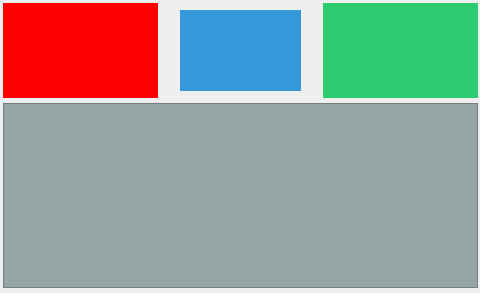
<?xml version="1.0" encoding="UTF-8"?>
<ui version="4.0">
 <class>MainWindow</class>
 <widget class="QMainWindow" name="MainWindow">
  <property name="windowModality">
   <enum>Qt::NonModal</enum>
  </property>
  <property name="enabled">
   <bool>true</bool>
  </property>
  <property name="geometry">
   <rect>
    <x>0</x>
    <y>0</y>
    <width>480</width>
    <height>293</height>
   </rect>
  </property>
  <property name="contextMenuPolicy">
   <enum>Qt::NoContextMenu</enum>
  </property>
  <property name="windowTitle">
   <string>MainWindow</string>
  </property>
  <property name="styleSheet">
   <string notr="true">QMainWindow{
border: none;
}
QPushButton {
color: white;
background-color: #2ecc71;
border-width: 1px;
margin: 3px;
border-color: #2ecc71;
border-style: solid;
padding: 3px;
font-size: 22px;
padding-left: 5px;
padding-right: 5px;
}

#ExitButton {
margin: 0px;
background-color: none;
border-color: none;
}

#BackButton {
margin: 3px;
background-color: red;
border-color: red;
}

#frame {
margin: 3px;
background-color: #95a5a6;
border-color: #95a5a6;
}

#frame_2{
background-color: #3498db;
border-color: #3498db;
border: none;
}

#frame_3{
margin: 3px;
background-color: #2ecc71;
border-color: #2ecc71;
border: none;
}</string>
  </property>
  <property name="toolButtonStyle">
   <enum>Qt::ToolButtonIconOnly</enum>
  </property>
  <property name="dockNestingEnabled">
   <bool>false</bool>
  </property>
  <property name="unifiedTitleAndToolBarOnMac">
   <bool>false</bool>
  </property>
  <widget class="QWidget" name="centralwidget">
   <widget class="QPushButton" name="BackButton">
    <property name="geometry">
     <rect>
      <x>0</x>
      <y>0</y>
      <width>161</width>
      <height>101</height>
     </rect>
    </property>
    <property name="font">
     <font>
      <pointsize>-1</pointsize>
     </font>
    </property>
    <property name="text">
     <string/>
    </property>
    <property name="icon">
     <iconset>
      <normaloff>img/back.png</normaloff>img/back.png</iconset>
    </property>
    <property name="iconSize">
     <size>
      <width>64</width>
      <height>64</height>
     </size>
    </property>
   </widget>
   <widget class="QFrame" name="frame_2">
    <property name="geometry">
     <rect>
      <x>180</x>
      <y>10</y>
      <width>121</width>
      <height>81</height>
     </rect>
    </property>
    <property name="frameShape">
     <enum>QFrame::StyledPanel</enum>
    </property>
    <property name="frameShadow">
     <enum>QFrame::Raised</enum>
    </property>
    <widget class="QLabel" name="label_5">
     <property name="geometry">
      <rect>
       <x>30</x>
       <y>20</y>
       <width>61</width>
       <height>51</height>
      </rect>
     </property>
     <property name="text">
      <string/>
     </property>
     <property name="textFormat">
      <enum>Qt::PlainText</enum>
     </property>
     <property name="pixmap">
      <pixmap>img/video.png</pixmap>
     </property>
     <property name="scaledContents">
      <bool>true</bool>
     </property>
    </widget>
   </widget>
   <widget class="QFrame" name="frame">
    <property name="geometry">
     <rect>
      <x>0</x>
      <y>100</y>
      <width>481</width>
      <height>191</height>
     </rect>
    </property>
    <property name="frameShape">
     <enum>QFrame::StyledPanel</enum>
    </property>
    <property name="frameShadow">
     <enum>QFrame::Raised</enum>
    </property>
    <widget class="QLabel" name="label_6">
     <property name="geometry">
      <rect>
       <x>10</x>
       <y>10</y>
       <width>461</width>
       <height>171</height>
      </rect>
     </property>
     <property name="text">
      <string/>
     </property>
     <property name="textFormat">
      <enum>Qt::PlainText</enum>
     </property>
     <property name="pixmap">
      <pixmap>img/idp.jpg</pixmap>
     </property>
     <property name="scaledContents">
      <bool>true</bool>
     </property>
    </widget>
   </widget>
   <widget class="QFrame" name="frame_3">
    <property name="geometry">
     <rect>
      <x>320</x>
      <y>0</y>
      <width>161</width>
      <height>101</height>
     </rect>
    </property>
    <property name="frameShape">
     <enum>QFrame::StyledPanel</enum>
    </property>
    <property name="frameShadow">
     <enum>QFrame::Raised</enum>
    </property>
    <widget class="QLabel" name="label">
     <property name="geometry">
      <rect>
       <x>20</x>
       <y>20</y>
       <width>141</width>
       <height>81</height>
      </rect>
     </property>
     <property name="text">
      <string/>
     </property>
     <property name="pixmap">
      <pixmap>img/logopi.png</pixmap>
     </property>
    </widget>
   </widget>
   <zorder>BackButton</zorder>
   <zorder>frame_2</zorder>
   <zorder>label_5</zorder>
   <zorder>label_5</zorder>
   <zorder>frame</zorder>
   <zorder>frame_3</zorder>
  </widget>
 </widget>
 <resources/>
 <connections/>
</ui>
